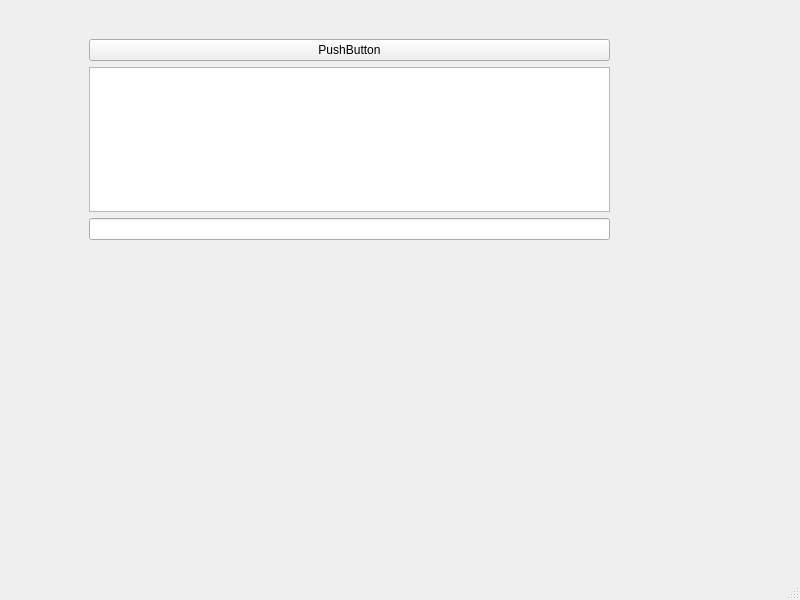
<?xml version="1.0" encoding="UTF-8"?>
<ui version="4.0">
 <class>MainWindow</class>
 <widget class="QMainWindow" name="MainWindow">
  <property name="geometry">
   <rect>
    <x>0</x>
    <y>0</y>
    <width>800</width>
    <height>600</height>
   </rect>
  </property>
  <property name="windowTitle">
   <string>MainWindow</string>
  </property>
  <widget class="QWidget" name="centralwidget">
   <widget class="QWidget" name="verticalLayoutWidget">
    <property name="geometry">
     <rect>
      <x>89</x>
      <y>39</y>
      <width>521</width>
      <height>201</height>
     </rect>
    </property>
    <layout class="QVBoxLayout" name="layout_main">
     <item>
      <widget class="QPushButton" name="sendButton">
       <property name="text">
        <string>PushButton</string>
       </property>
      </widget>
     </item>
     <item>
      <widget class="QTextEdit" name="chatDisplay"/>
     </item>
     <item>
      <widget class="QLineEdit" name="messageInput"/>
     </item>
    </layout>
   </widget>
  </widget>
  <widget class="QMenuBar" name="menubar">
   <property name="geometry">
    <rect>
     <x>0</x>
     <y>0</y>
     <width>800</width>
     <height>22</height>
    </rect>
   </property>
  </widget>
  <widget class="QStatusBar" name="statusbar"/>
 </widget>
 <resources/>
 <connections/>
</ui>
